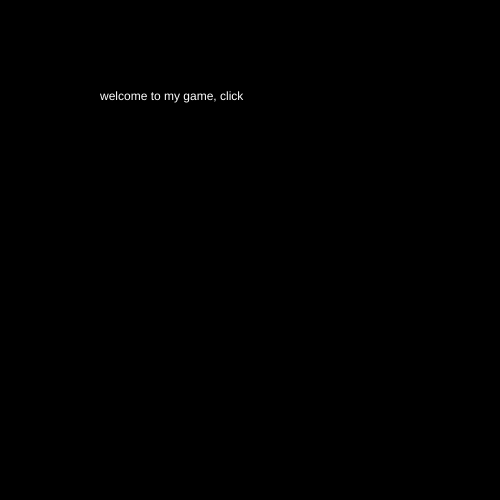
Frame 1 (no input)
Frame 60 (no input): identical to frame 1, image omitted
Frame 120 (the mouse pressed at the canvas centre since frame 60): identical to frame 1, image omitted

The p5.js sketch that drew this single still picture (run headless with seeded random() and noise() and a simulated clock; from frame 60 on, the mouse is pressed at the canvas centre):

// p5.js sketch
// ── sketch.js
let cars = [];
let maxCars = 5;
let maxTimer = 5 * 60;
let timer = 0;
let frogPos;
let state = 0;


function setup() {
  //  createCanvas(windowWidth, windowHeight);
  createCanvas(500, 500);

  // Spawn  the cars

  for (let i = 0; i < maxCars; i++) {
    cars.push(new Car());
  }

  frogPos = createVector(width / 2, height - 100);

}

function draw() {

  switch (state) {
    case 0:
      background("black");
      fill('white');
      text("welcome to my game, click", 100, 100);
      break;

    case 1:
    // image(mygameBackground, 0, 0)
      game();
      timer++;
      if (timer > maxTimer) {
        timer = 0;
        state = 3; // go to lose state!
      }
      break;

    case 2: // win
      background("black");
      fill('white');
      text("you won! click", 100, 100);

      break;

    case 3: // lose
      background("black");
      fill('white');
      text("you lost! click", 100, 100);
      break;


  }

}


function mouseReleased() {
  switch (state) {
    case 0:
      state = 1;
      break;

    case 2: // they won and clicked to restart
      resetTheGame();
      state = 0;
      break;

    case 3: // they lost and clicked to restart
      resetTheGame();
      state = 0;
      break;

  }
}

function resetTheGame() {
  timer = 0;
  cars = [];
  for (let i = 0; i < maxCars; i++) {
    cars.push(new Car());
  }
}

function game() {
  background(100);

  for (let i = 0; i < cars.length; i++) {
    cars[i].display();
    cars[i].move();

    if (cars[i].pos.dist(frogPos) < 50) {
      cars.splice(i, 1);
    }
  }

  // check to see if array == 0
  if (cars.length == 0) {
    state = 2;
  }


  // here is my frog
  checkForKeys();
  fill('green');
  ellipse(frogPos.x, frogPos.y, 75, 75);
}

function checkForKeys() {
  if (keyIsDown(LEFT_ARROW)) frogPos.x -= 8;
  if (keyIsDown(RIGHT_ARROW)) frogPos.x += 8;
  if (keyIsDown(UP_ARROW)) frogPos.y -= 8;
  if (keyIsDown(DOWN_ARROW)) frogPos.y += 8;

  //  if (frogPos.x > width) frogPos.x = 0 ;
}

// Car class
class Car {

  // constructor and attributes
  constructor() {
    this.pos = createVector(100, 100);
    this.vel = createVector(random(-5, 5), random(-5, 5));
    this.col = color(random(255), random(255), random(255));
    this.width = random(30, 70);
  }

  // methods

  display() {
    fill(this.col);
    rect(this.pos.x, this.pos.y, this.width, 25);
    // textSize(this.width) ;
    // text("WOOHOO", this.pos.x, this.pos.y);
    // image()
  }

  move() {
    this.pos.add(this.vel);
    if (this.pos.x > width) this.pos.x = 0;
    if (this.pos.x < 0) this.pos.x = width;
    if (this.pos.y > height) this.pos.y = 0;
    if (this.pos.y < 0) this.pos.y = height;

  }

}
